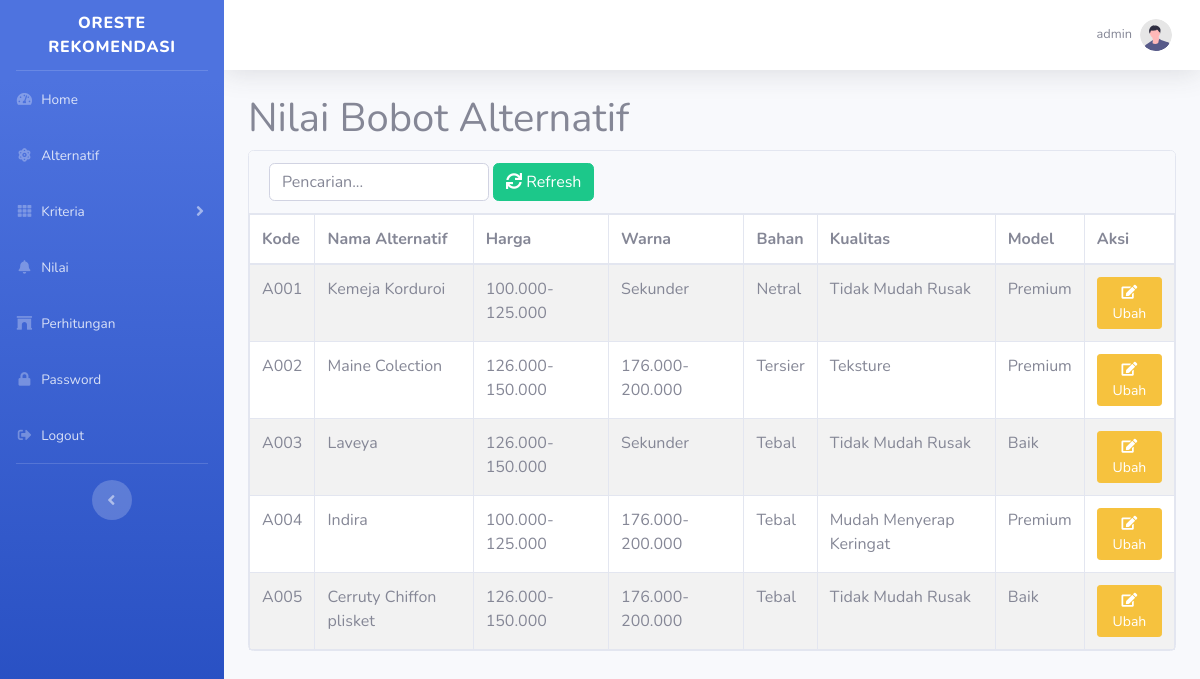
/index.php?m=rel_alternatif (signed in), run on the app's committed database.
### tables this page shows
CREATE TABLE `tb_kriteria` (
  `kode_kriteria` varchar(16) NOT NULL,
  `nama_kriteria` varchar(255) DEFAULT NULL,
  `nilai_kriteria` double DEFAULT NULL,
  PRIMARY KEY (`kode_kriteria`)
);

CREATE TABLE `tb_alternatif` (
  `kode_alternatif` varchar(16) NOT NULL,
  `nama_alternatif` varchar(255) DEFAULT NULL,
  `gambar` varchar(255) DEFAULT NULL,
  `deskripsi` mediumtext DEFAULT NULL,
  `harga` int(11) DEFAULT NULL,
  `total` double DEFAULT NULL,
  `rank` int(11) DEFAULT NULL,
  `klasifikasi` varchar(255) DEFAULT NULL,
  PRIMARY KEY (`kode_alternatif`)
);

CREATE TABLE `tb_sub` (
  `kode_sub` varchar(16) NOT NULL,
  `nama_sub` varchar(255) DEFAULT NULL,
  `kode_kriteria` varchar(16) DEFAULT NULL,
  `nilai_sub` double DEFAULT NULL,
  PRIMARY KEY (`kode_sub`),
  KEY `kode_kriteria` (`kode_kriteria`)
);

### functions.php (called while the page is built, shortened)
<?php
include 'config.php';
include 'includes/db.php';
$db = new DB($config['server'], $config['username'], $config['password'], $config['database_name']);
function _get($key, $val = null)
{
    if (isset($_GET[$key]))
        return $_GET[$key];
    else
        return $val;
}
$rows = $db->get_results("SELECT * FROM tb_sub ORDER BY kode_sub");
$SUB = array();
foreach ($rows as $row) {
    $SUB[$row->kode_sub] = $row;
}
$rows = $db->get_results("SELECT * FROM tb_kriteria ORDER BY kode_kriteria");
foreach ($rows as $row) {
    $KRITERIA[$row->kode_kriteria] = $row;
}
function get_rel_alternatif()
{
    global $db;
    $arr = array();
    $rows = $db->get_results("SELECT * FROM tb_rel_alternatif ORDER BY kode_alternatif, kode_kriteria");
    foreach ($rows as $row) {
        $arr[$row->kode_alternatif][$row->kode_kriteria] = $row->kode_sub;
    }
    return $arr;
}

### config.php (called while the page is built)
<?php
$config["server"] = 'localhost';
$config["username"] = 'root';
$config["password"] = '';
$config["database_name"] = 'oreste_rekomendasi';

### includes/db.php (called while the page is built, shortened)
<?php
class DB
{
    var $conn = null;
    public function __construct($host, $username, $passwd, $dbname)
    {
        $this->conn = mysqli_connect($host, $username, $passwd, $dbname);
    }
    public function query($sql)
    {
        $query = mysqli_query($this->conn, $sql) or die('<pre>Error mysqli_query: ' . mysqli_error($this->conn) . '<br />' . $sql . '</pre>');
        return $query;
    }
    public function get_results($sql)
    {
        $query = $this->query($sql);
        $arr = array();
        while ($row = mysqli_fetch_object($query)) {
            $arr[] = $row;
        }
        return $arr;
    }
}

### rel_alternatif.php (the view, shortened to what this page needs)
<div class="page-header">
    <h1>Nilai Bobot Alternatif</h1>
</div>
<div class="card mb-3">
    <div class="card-header">
        <form class="form-inline">
            <div class="form-group mr-1">
                <input class="form-control" type="text" name="q" value="<?= _get('q') ?>" placeholder="Pencarian..." />
            </div>
            <div class="form-group mr-1">
                <button class="btn btn-success"><span class="fa fa-sync"></span> Refresh</button>
            </div>
        </form>
    </div>
    <div class="table-responsive">
        <table class="table table-bordered table-hover table-striped m-0">
            <thead>
                <tr>
                    <th>Kode</th>
                    <th>Nama Alternatif</th>
                    <?php foreach ($KRITERIA as $key => $val) : ?>
                        <th><?= $val->nama_kriteria ?></th>
                    <?php endforeach ?>
                    <th>Aksi</th>
                </tr>
            </thead>
            <?php
            $db->query("DELETE FROM tb_rel_alternatif WHERE kode_alternatif NOT IN (SELECT kode_alternatif FROM tb_alternatif)");
            $db->query("DELETE FROM tb_rel_alternatif WHERE kode_kriteria NOT IN (SELECT kode_kriteria FROM tb_kriteria)");
            $q = esc_field(_get('q'));
            $rows = $db->get_results("SELECT * FROM tb_alternatif WHERE kode_alternatif LIKE '%$q%' OR nama_alternatif LIKE '%$q%' ORDER BY kode_alternatif");
            $rel_alternatif = get_rel_alternatif();
            foreach ($rows as $row) : ?>
                <tr>
                    <td><?= $row->kode_alternatif ?></td>
                    <td><?= $row->nama_alternatif ?></td>
                    <?php foreach ($rel_alternatif[$row->kode_alternatif] as $k => $v) : ?>
                        <td><?= isset($SUB[$v]) ? $SUB[$v]->nama_sub : '' ?></td>
                    <?php endforeach ?>
                    <td>
                        <a class="btn btn-sm btn-warning" href="?m=rel_alternatif_ubah&ID=<?= $row->kode_alternatif ?>"><span class="fa fa-edit"></span> Ubah</a>
                    </td>
                </tr>
            <?php endforeach ?>
        </table>
    </div>
</div>

### data on the page
tb_kriteria: nama_kriteria "Harga"
tb_kriteria: nama_kriteria "Warna"
tb_kriteria: nama_kriteria "Bahan"
tb_kriteria: nama_kriteria "Kualitas"
tb_kriteria: nama_kriteria "Model"
tb_alternatif: kode_alternatif "A001", nama_alternatif "Kemeja Korduroi", kode_alternatif.nama_sub "100.000-125.000", kode_alternatif.nama_sub "Sekunder", kode_alternatif.nama_sub "Netral", kode_alternatif.nama_sub "Tidak Mudah Rusak", kode_alternatif.nama_sub "Premium"
tb_alternatif: kode_alternatif "A002", nama_alternatif "Maine Colection", kode_alternatif.nama_sub "126.000-150.000", kode_alternatif.nama_sub "176.000-200.000", kode_alternatif.nama_sub "Tersier", kode_alternatif.nama_sub "Teksture", kode_alternatif.nama_sub "Premium"
tb_alternatif: kode_alternatif "A003", nama_alternatif "Laveya", kode_alternatif.nama_sub "126.000-150.000", kode_alternatif.nama_sub "Sekunder", kode_alternatif.nama_sub "Tebal", kode_alternatif.nama_sub "Tidak Mudah Rusak", kode_alternatif.nama_sub "Baik"
tb_alternatif: kode_alternatif "A004", nama_alternatif "Indira", kode_alternatif.nama_sub "100.000-125.000", kode_alternatif.nama_sub "176.000-200.000", kode_alternatif.nama_sub "Tebal", kode_alternatif.nama_sub "Mudah Menyerap Keringat", kode_alternatif.nama_sub "Premium"
tb_alternatif: kode_alternatif "A005", nama_alternatif "Cerruty Chiffon plisket", kode_alternatif.nama_sub "126.000-150.000", kode_alternatif.nama_sub "176.000-200.000", kode_alternatif.nama_sub "Tebal", kode_alternatif.nama_sub "Tidak Mudah Rusak", kode_alternatif.nama_sub "Baik"

### other printed values
_session('login') "admin"
